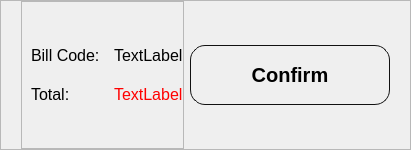
               <widget class="QFrame" name="bottom_panel">
                <property name="minimumSize">
                 <size>
                  <width>0</width>
                  <height>150</height>
                 </size>
                </property>
                <property name="maximumSize">
                 <size>
                  <width>16777215</width>
                  <height>150</height>
                 </size>
                </property>
                <property name="styleSheet">
                 <string notr="true">#bottom_panel {
	background: rgb(255, 255, 255);
	border-top: 1px solid rgb(0, 0, 0);
}</string>
                </property>
                <property name="frameShape">
                 <enum>QFrame::StyledPanel</enum>
                </property>
                <property name="frameShadow">
                 <enum>QFrame::Raised</enum>
                </property>
                <layout class="QHBoxLayout" name="horizontalLayout_17">
                 <property name="leftMargin">
                  <number>20</number>
                 </property>
                 <property name="topMargin">
                  <number>0</number>
                 </property>
                 <property name="rightMargin">
                  <number>20</number>
                 </property>
                 <property name="bottomMargin">
                  <number>0</number>
                 </property>
                 <item>
                  <widget class="QFrame" name="frame_5">
                   <property name="maximumSize">
                    <size>
                     <width>16777215</width>
                     <height>150</height>
                    </size>
                   </property>
                   <property name="frameShape">
                    <enum>QFrame::StyledPanel</enum>
                   </property>
                   <property name="frameShadow">
                    <enum>QFrame::Raised</enum>
                   </property>
                   <layout class="QFormLayout" name="formLayout">
                    <property name="horizontalSpacing">
                     <number>10</number>
                    </property>
                    <property name="verticalSpacing">
                     <number>20</number>
                    </property>
                    <property name="topMargin">
                     <number>0</number>
                    </property>
                    <property name="rightMargin">
                     <number>0</number>
                    </property>
                    <property name="bottomMargin">
                     <number>0</number>
                    </property>
                    <item row="0" column="1">
                     <spacer name="verticalSpacer_5">
                      <property name="orientation">
                       <enum>Qt::Vertical</enum>
                      </property>
                      <property name="sizeHint" stdset="0">
                       <size>
                        <width>20</width>
                        <height>40</height>
                       </size>
                      </property>
                     </spacer>
                    </item>
                    <item row="1" column="0">
                     <widget class="QLabel" name="label">
                      <property name="font">
                       <font>
                        <pointsize>12</pointsize>
                       </font>
                      </property>
                      <property name="text">
                       <string>Bill Code: </string>
                      </property>
                     </widget>
                    </item>
                    <item row="1" column="1">
                     <widget class="QLabel" name="code">
                      <property name="font">
                       <font>
                        <pointsize>12</pointsize>
                       </font>
                      </property>
                      <property name="text">
                       <string>TextLabel</string>
                      </property>
                     </widget>
                    </item>
                    <item row="2" column="0">
                     <widget class="QLabel" name="label_2">
                      <property name="font">
                       <font>
                        <pointsize>12</pointsize>
                       </font>
                      </property>
                      <property name="text">
                       <string>Total: </string>
                      </property>
                     </widget>
                    </item>
                    <item row="2" column="1">
                     <widget class="QLabel" name="price_total">
                      <property name="font">
                       <font>
                        <pointsize>12</pointsize>
                       </font>
                      </property>
                      <property name="styleSheet">
                       <string notr="true">#price_total {
	color: rgb(255, 0, 0);
}</string>
                      </property>
                      <property name="text">
                       <string>TextLabel</string>
                      </property>
                     </widget>
                    </item>
                    <item row="3" column="1">
                     <spacer name="verticalSpacer_6">
                      <property name="orientation">
                       <enum>Qt::Vertical</enum>
                      </property>
                      <property name="sizeHint" stdset="0">
                       <size>
                        <width>20</width>
                        <height>40</height>
                       </size>
                      </property>
                     </spacer>
                    </item>
                   </layout>
                  </widget>
                 </item>
                 <item>
                  <widget class="QPushButton" name="confirm">
                   <property name="minimumSize">
                    <size>
                     <width>200</width>
                     <height>60</height>
                    </size>
                   </property>
                   <property name="maximumSize">
                    <size>
                     <width>200</width>
                     <height>60</height>
                    </size>
                   </property>
                   <property name="font">
                    <font>
                     <pointsize>15</pointsize>
                     <weight>75</weight>
                     <italic>false</italic>
                     <bold>true</bold>
                    </font>
                   </property>
                   <property name="styleSheet">
                    <string notr="true">
QPushButton {
	font: bold;
	border: 1px solid #111;
	border-radius: 15px;
	padding: 10px;
}

QPushButton:hover {
	color: #fff;
	background: #c09054;
	border: transparent;
}</string>
                   </property>
                   <property name="text">
                    <string>Confirm</string>
                   </property>
                  </widget>
                 </item>
                </layout>
               </widget>
